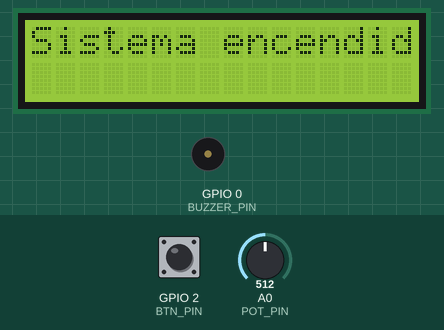
This sketch was run on a simulated ESP8266 (NodeMCU). Shown: 16×2 character LCD, buzzer (waves = sounding, pin HIGH). The inputs (shaded band) are chosen by the test bench; at power-on: GPIO 2 (BTN_PIN) HIGH, A0 (POT_PIN) = 512. WiFi joins after 1.5 s; servers stay silent unless stated; uploads are accepted with an empty reply; what the sketch prints to the serial monitor is not drawn.

Above: at 2.7 s.
At 4.8 s:
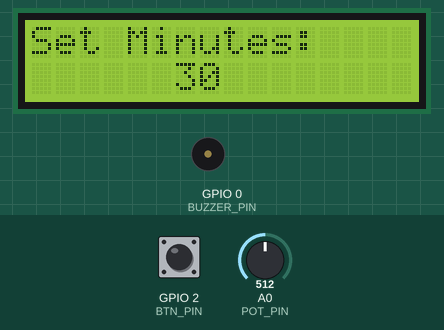
4.9 s: GPIO 2 (BTN_PIN) pulled LOW for 0.15 s
At 6.2 s:
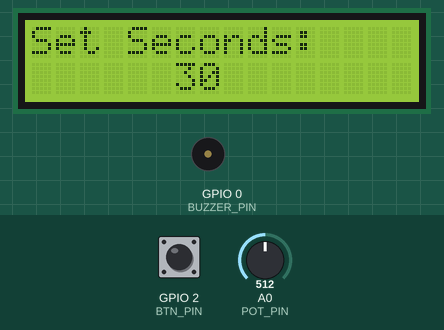
6.7 s: GPIO 2 (BTN_PIN) pulled LOW for 1 s
At 8.1 s:
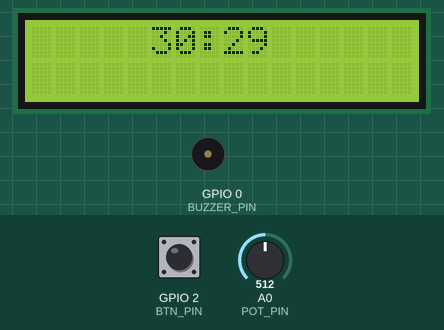
9.2 s: GPIO 2 (BTN_PIN) pulled LOW for 0.15 s
At 10.6 s:
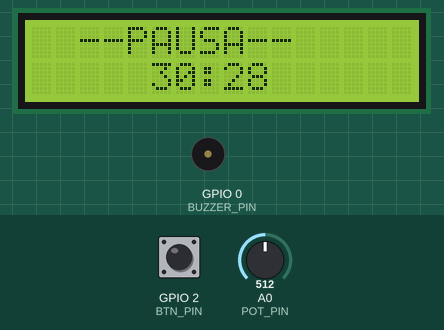
Timing chart, 0 to 12.2 s (numbered marks = the images above; inputs shaded):
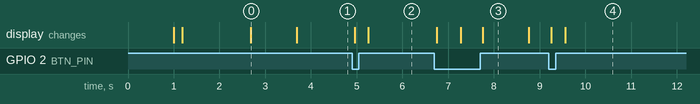

Measured:
- after the input at 4.9 s, the display: first changes after 0.06 s (image 2 shows a later state)
- after the input at 6.7 s, the display: first changes after 0.05 s (image 3 shows a later state)
- what the display in image 0 shows lasts 1.0 s, from 2.7 s to 3.7 s

The sketch:

timer.ino
```cpp
#include <LiquidCrystal.h>
#include <ESP8266WiFi.h>

// ----------- Config wifi
const char* ssid = "emilio";
const char* password = "12345678";
const char* serverHost = "172.20.10.5";
const int serverPort = 3000;

// --- Actuadores
LiquidCrystal lcd(5, 4, 14, 12, 13, 16); // Display
const int POT_PIN = A0;
// Potenciometro
const int BTN_PIN = 2;        // Boton
const int BUZZER_PIN = 0;
// Buzzer

// --- Constantes logicas
const unsigned long ONE_SECOND = 1000;

// --- Variables
unsigned long lastTick = 0;
long totalSeconds = 0;
int selectedMinutes = 0;
int selectedSeconds = 0;

int lastBtnState = HIGH;
// Estados del Programa
enum State {
  SET_MINUTES, // 1 - Seleccionar Minutos
  SET_SECONDS, // 2 - Seleccionar Segundos
  RUNNING,     // 3 - Cuenta regresiva
  PAUSED,      // 4 - Pausa
  FINISHED     // 5 - Finalizado
};
State currentState = SET_MINUTES;

void setup() {
  Serial.begin(115200);
  delay(1000);

  // Inicialización del LCD
  lcd.begin(16, 2);
  delay(50);
  // Doble inicio para estabilidad y evitar errores con el microcontrolador
  lcd.begin(16, 2);

  lcd.clear();
  lcd.print("Conectando WiFi...");

  // Conexión WiFi
  WiFi.begin(ssid, password);
  int intentos = 0;
  while (WiFi.status() != WL_CONNECTED) {
    delay(500);
    Serial.print(".");
    if (++intentos > 20) {
      break; // Continuar aunque falle la conexión
    }
  }
  Serial.println("\nWiFi conectado");
  Serial.println(WiFi.localIP());

  lcd.clear();
  lcd.print("Sistema encendido");
  delay(1000);
  lcd.clear();
  pinMode(BTN_PIN, INPUT_PULLUP);

  // Configurar Buzzer
  pinMode(BUZZER_PIN, OUTPUT);
  digitalWrite(BUZZER_PIN, LOW); // Asegurar silencio al inicio
  noTone(BUZZER_PIN);
}

void loop() {
  // El manejador del botón revisa cada click
  handleButton();
  switch (currentState) {
    case SET_MINUTES:
      logicSetMinutes();
      break;
    case SET_SECONDS:
      logicSetSeconds();
      break;

    case RUNNING:
      logicRunning();
      break;
    case PAUSED:
      logicPaused();
      break;

    case FINISHED:
      logicFinished();
      break;
  }
}

// ---------------- Funciones para el manejo de estados

void logicSetMinutes() {
  int val = analogRead(POT_PIN);
  // Mapeo con zona muerta (+- 3)
  int rawMinutes = map(val, 0, 1024, -3, 63);
  selectedMinutes = constrain(rawMinutes, 0, 60);

  // Interfaz
  lcd.setCursor(0, 0);
  lcd.print("Set Minutes:    ");

  lcd.setCursor(6, 1);
  if (selectedMinutes < 10) lcd.print("0");
  lcd.print(selectedMinutes);
  lcd.print("      ");
}

void logicSetSeconds() {
  int val = analogRead(POT_PIN);
  // Mapeo con zona muerta (+- 3)
  int rawSeconds = map(val, 0, 1024, -3, 62);
  selectedSeconds = constrain(rawSeconds, 0, 59);

  // Interfaz
  lcd.setCursor(0, 0);
  lcd.print("Set Seconds:    ");

  lcd.setCursor(6, 1);
  if (selectedSeconds < 10) lcd.print("0");
  lcd.print(selectedSeconds);
  lcd.print("      ");
}

void logicRunning() {
  // Revisar si paso 1 segundo
  if (millis() - lastTick >= ONE_SECOND) {
    lastTick = millis();
    if (totalSeconds > 0) {
      totalSeconds--;
    } else {

      lcd.clear();
      lcd.setCursor(4, 0);
      lcd.print("Descansa!");
      tone(BUZZER_PIN, 1000);
      // frecuencia de 1000Hz
      delay(3000);

      noTone(BUZZER_PIN);
      digitalWrite(BUZZER_PIN, LOW);
      // Seguridad extra

      // Cambio de estado
      currentState = FINISHED;

      // Enviar estado: FINISHED
      sendButtonState(currentState);

      lcd.clear();
    }
  }

  if (currentState == RUNNING) {
    lcd.setCursor(5, 0);
    printFormattedTime(totalSeconds);

    lcd.setCursor(0, 1);
    lcd.print("                ");
  }
}

void logicPaused() {
  lcd.setCursor(0, 0);
  lcd.print("  --PAUSA--   ");

  lcd.setCursor(5, 1);
  printFormattedTime(totalSeconds);
}

void logicFinished() {
  lcd.setCursor(2, 0);
  lcd.print("Timepo de descansar");

  lcd.setCursor(0, 1);
  lcd.print(" Presiona de nuevo  ");
}

void handleButton() {
  int reading = digitalRead(BTN_PIN);
  // Detectar pulsación
  if (reading == LOW && lastBtnState == HIGH) {
    delay(50);
    if (digitalRead(BTN_PIN) == LOW) {
      transitionState();
    }
  }
  lastBtnState = reading;
}

void transitionState() {
  lcd.clear(); // Siempre limpiar al cambiar

  switch (currentState) {
    case SET_MINUTES:
      currentState = SET_SECONDS;
      // Enviar estado: SET_SECONDS
      sendButtonState(currentState);

      // Esperar a que suelte el botón
      while(digitalRead(BTN_PIN) == LOW);
      break;
    case SET_SECONDS:
      // Calcular tiempo total e iniciar
      totalSeconds = (selectedMinutes * 60) + selectedSeconds;
      lastTick = millis();
      currentState = RUNNING;

      // Enviar datos del timer
      sendTimerData(selectedMinutes, selectedSeconds);

      // Enviar estado: RUNNING
      sendButtonState(currentState);
      break;

    case RUNNING:
      currentState = PAUSED;
      // Enviar estado: PAUSED
      sendButtonState(currentState);
      break;
    case PAUSED:
      currentState = RUNNING;
      lastTick = millis();
      // Resincronizar para no saltar tiempo

      // Enviar estado: RUNNING
      sendButtonState(currentState);
      break;
    case FINISHED:
      // Reiniciar todo
      selectedMinutes = 0;
      selectedSeconds = 0;
      currentState = SET_MINUTES;
      // Enviar estado: SET_MINUTES
      sendButtonState(currentState);
      break;
  }
}

void printFormattedTime(long val) {
  int m = val / 60;
  int s = val % 60;

  if (m < 10) lcd.print("0");
  lcd.print(m);
  lcd.print(":");
  if (s < 10) lcd.print("0");
  lcd.print(s);
}

// Función auxiliar para enviar datos del temporizador
void sendTimerData(int minutes, int seconds) {
  String json = "{";
  json += "\"minutes\": " + String(minutes) + ",";
  json += "\"seconds\": " + String(seconds);
  json += "}";
  sendPostRequest("/iot/api/timer/data", json);
}

// Función auxiliar para enviar estado del botón
void sendButtonState(int state) {
  String json = "{\"state\": " + String(state) + "}";
  sendPostRequest("/iot/api/button/data", json);
}

// Enviar POST al servidor
void sendPostRequest(String endpoint, String json) {
  if (WiFi.status() == WL_CONNECTED) {
    WiFiClient client;
    if (client.connect(serverHost, serverPort)) {
      client.println("POST " + endpoint + " HTTP/1.1");
      client.print("Host: ");
      client.println(serverHost);
      client.println("Content-Type: application/json");
      client.print("Content-Length: ");
      client.println(json.length());
      client.println();
      client.print(json);

      // Espera para asegurar envío
      unsigned long timeout = millis();
      while (client.connected() && !client.available()) {
        if (millis() - timeout > 1000) break;
        delay(1);
      }
      client.stop();
      Serial.println("Enviado a " + endpoint + ": " + json);
    } else {
      Serial.println("Error conectando al servidor");
    }
  }
}
```
